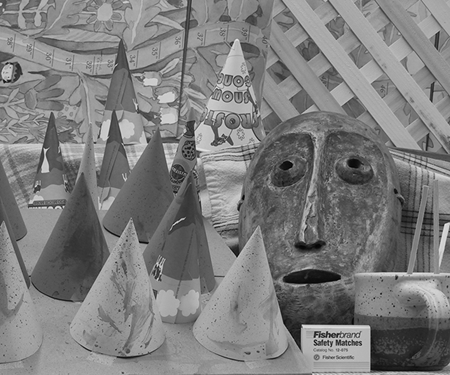
%> input picture TP_Vision/conesgauche.pgm, 450 x 375 px
$ octave test.m   (GNU Octave 9; MATLAB toolbox functions it lacks are replaced by stand-ins)
%> lines starting %> are read from the running program, lines starting %| are printed output that depends on the picture
### TP_Vision/nonmax.m
function [R2]=nonmax(R1,WindowSize)
    [w, h] = size(R1);
    for i = WindowSize+1:w-WindowSize
        for j = WindowSize+1:h-WindowSize
            maxElem = max(max(R1(i-WindowSize:i+WindowSize,j-WindowSize:j+WindowSize)));
            if R1(i,j) < maxElem
                R2(i,j) = 0;
            else
                R2(i,j) = R1(i,j);
            end
        end
    end
end

### TP_Vision/select1.m
function [I,J]=select1(R,Percent)
    seuil = max(max(R))*Percent/100;
    [I,J] = find(R>seuil);
end

### TP_Vision/plotpoints.m
function plotpoints(I,J,NbPoints)
%plotpoints Plot points over an image adding the plot to the current window.
%    plotpoints(I,J) Plot the points defined by their row indices in vector
%    I and by their column indices in vector J.
%
%    plotpoints(I,J,NbPoints) Plot only the NbPoints first points.
%
% See also: hold.
%

% $Author: A. Crouzil $    $Date: 2014/02/07 09:01:32 $    $Revision: 1.0 $


if nargin < 3, NbPoints=length(I); end;
hold on;
for p=1:NbPoints
 set(text(J(p)+2,I(p)-3,int2str(p)),'Color','blue','FontSize',10);
 plot(J(p),I(p),'y+');
end
hold off;

### TP_Vision/select2.m
function [I,J]=select2(R,NbPoints)
    sorted = sort(R(:),'descend');
    top = sorted(NbPoints);
    [I,J] = find(R>=top,NbPoints);
end

### TP_Vision/response.m
function [R]=response(Im,SigmaDerivation,SigmaIntegration,Method)
    [d1,di,dj,d4,d5,d6] = gaussmask2(SigmaDerivation);

    DerivI = conv2(Im,di,'same');
    DerivJ = conv2(Im,dj,'same');
    mu11 = DerivI.^2;
    mu22 = DerivJ.^2;
    mu12 = DerivI.*DerivJ;

    Smooth = gaussmask2(SigmaIntegration);
    UniformSmooth = ones(size(Smooth))/numel(Smooth);
    mu11 = conv2(mu11,Smooth,'same');
    mu22 = conv2(mu22,Smooth,'same');
    mu12 = conv2(mu12,Smooth,'same');

    shitmu11 = conv2(mu11,UniformSmooth,'same');
    shitmu12 = conv2(mu12,UniformSmooth,'same');

    if strcmp(Method,'Harris-Plessey')
        R = mu11.*mu22-mu12.^2-0.04*(mu11+mu22).^2;
    elseif strcmp(Method,'Noble')
        R = 2*(mu11.*mu22-mu12.^2)./(mu11+mu22+10^-15);
    elseif strcmp(Method,'Shi-Tomasi')
        R = (shitmu11 + shitmu12 - sqrt((shitmu11-shitmu12).^2+4*shitmu12.^2))/2;
    end
end

### TP_Vision/im.m
function [h] = im(M)
%im Display a gray level image.
%    im(M) Display the image defined by the gray level matrix M. Each gray
%    level must be in [0,255].
%
%    h = im(M) returns the image handle.
%
% See also: image.
%

% $Author: A. Crouzil $    $Date: 2014/02/07 09:01:32 $    $Revision: 1.0 $

if nargin~=1, error('Wrong number of input parameters'); end
if nargout>1, error('Wrong number of output parameters'); end

figure(gcf);
colormap(gray(256));
hh=image(M);
axis image;
%axis off;
drawnow;
if nargout==1, h=hh; end

### TP_Vision/gaussmask2.m
function [Smooth,DerivI,DerivJ,DerivII,DerivJJ,DerivIJ]=gaussmask2(Sigma)
%gaussmask2 2D convolution masks corresponding to Gaussian filter and its
% partial derivatives.
%    [Smooth,DerivI,DerivJ,DerivII,DerivJJ,DerivIJ] = gaussmask2(Sigma)
%    returns masks corresponding to : smoothing (Smooth), first vertical
%    derivative (DerivI), first horizontal derivative (DerivJ), second vertical
%    derivative (DerivII), second horizontal derivative (DerivJJ), second
%    cross derivative (DerivIJ)
%
% See also: conv2.
%

% $Author: A. Crouzil $    $Date: 2016/12/04 17:01:32 $    $Revision: 1.0 $

WindowSize=2*ceil(3*Sigma)+1;
n=floor(WindowSize/2);
[J,I]=meshgrid(-n:n);
Expo=exp(-(I.^2+J.^2)./(2.*Sigma.^2));
Smooth=Expo./sum(sum(Expo));
if nargout>=2
  DerivI=-I.*Expo;
  DerivI=DerivI./sum(sum(DerivI(1:n,:)));
end
if nargout>=3
  DerivJ=DerivI';
end
if nargout>=4
  DerivII=(I.^2/(Sigma.^2)-1).*Expo/(2*pi*Sigma.^4);
end
if nargout>=5
  DerivJJ=DerivII';
end
if nargout>=6
  DerivIJ=-DerivI.*J/Sigma.^2;
end

### TP_Vision/test.m
CONESG=double(imread('conesgauche.pgm'));
%> CONESG: size 375x450 double; min 0, max 235, mean 125; mean of the top-left, top-right, bottom-left and bottom-right quarters 133.8, 130, 125.2, 111
CONESD=double(imread('conesdroite.pgm'));
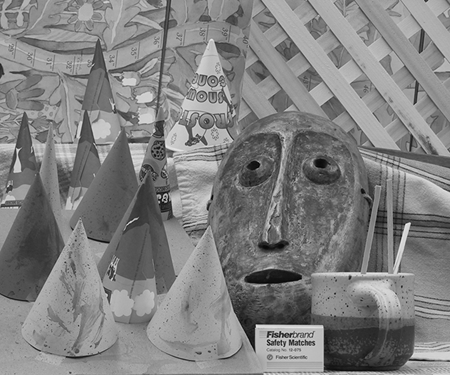
%> input picture TP_Vision/conesdroite.pgm, 450 x 375 px
%> CONESD: size 375x450 double; min 0, max 243, mean 128.4; mean of the top-left, top-right, bottom-left and bottom-right quarters 137.4, 134.3, 128.4, 113.4

figure;

RES=nonmax(CONESG,20);
%> after the loop in nonmax, `for i = WindowSize+1:w-WindowSize`:
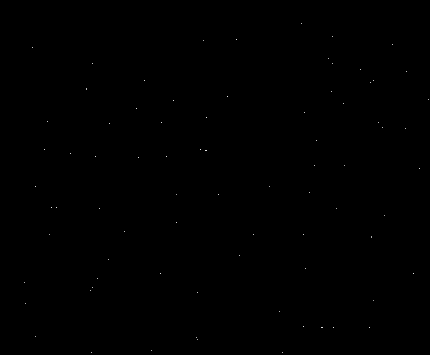
%> R2: size 355x430 double; min 0, max 232, mean 0.1
[I,J]=select1(RES,50);
%> in select1, `seuil = max(max(R))*Percent/100;`: seuil = 116
%> in select1, `[I,J] = find(R>seuil);`: I = 83 values from 24 to 353; J = 83 values from 25 to 429
%> I = 83 values, max 353 at index 15, min 24 at index 50, mean 186.5; J = 83 values from 25 to 429
im(CONESG);
plotpoints(I,J);
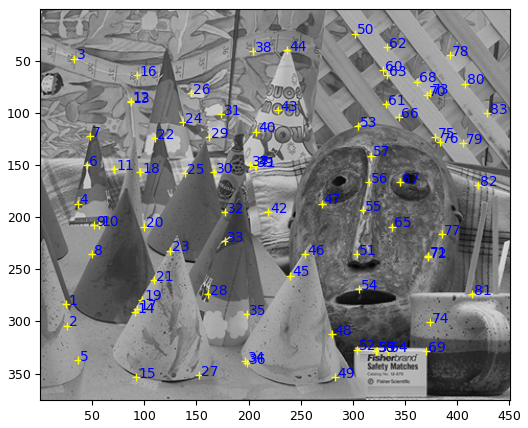
%> figure redrawn from the program's plot data

figure;

[I,J]=select2(RES,25);
%> in select2, `top = sorted(NbPoints);`: top = 215
%> in select2, `[I,J] = find(R>=top,NbPoints);`: I = 25 values from 40 to 328; J = 25 values from 36 to 420
%> I = 25 values, max 328 at index 20, min 40 at index 18, mean 188.1; J = 25 values from 36 to 420
im(CONESG);
plotpoints(I,J);

%%
CONESG=double(imread('conesgauche.pgm'));
RES = response(CONESG,1,2,'Shi-Tomasi');
%> in response, `shitmu12 = conv2(mu12,UniformSmooth,'same');`:
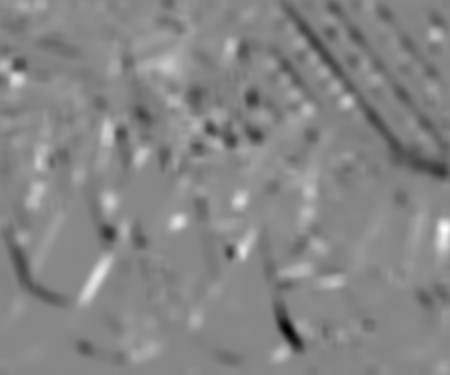
%> shitmu12: size 375x450 double; min -1237.1, max 1094.1, mean -7; drawn with min black and max white
%> in response, `R = (shitmu11 + shitmu12 - sqrt((shitmu11-shitmu12).^2+4*shitmu12.^2))..`:
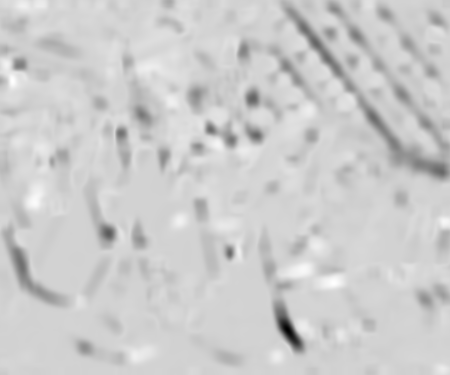
%> R: size 375x450 double; min -1823.3, max 389.1, mean -52.5; drawn with min black and max white
figure;
im(RES);

RES = nonmax(RES,5);
%> call 2 of nonmax, with WindowSize = 5
%> after the loop in nonmax (call 2), `for i = WindowSize+1:w-WindowSize`:
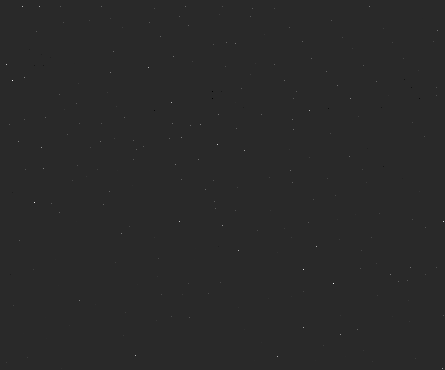
%> R2: size 370x445 double; min -76.42, max 389.1, mean 0.1; drawn with min black and max white
figure;
[I,J]=select1(RES,50);
%> I = 23 values, max 369 at index 22, min 7 at index 3, mean 198.1; J = 23 values from 7 to 444
im(CONESG);
plotpoints(I,J);
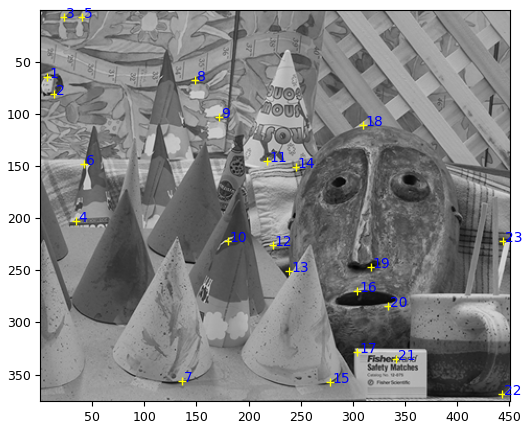
%> figure redrawn from the program's plot data
